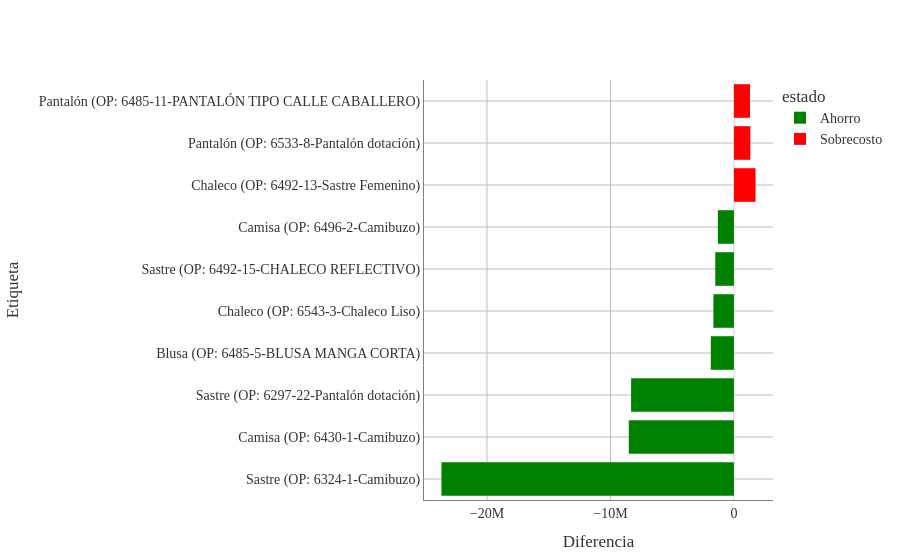

This figure's notebook cell:
### Markdown cell above
### Confección

### Code cell
# Solo creamos la columna de estado para el color del gráfico
df_costos['estado'] = df_costos['Diferencia'].apply(
    lambda x: 'Ahorro' if x < 0 else 'Sobrecosto'
)

df_confeccion = df_costos[df_costos['Proceso Producción'] == 'Confección'].copy()

# Sumamos la diferencia por OP para que solo exista una barra por etiqueta
df_consolidado = df_confeccion.groupby(['Categoría', 'OP Det', 'estado']).agg({
    'Diferencia': 'median'
}).reset_index()

# Ahora sí calculamos el impacto absoluto sobre el total de la OP
df_consolidado['abs_impacto'] = df_consolidado['Diferencia'].abs()

# Top 10 de las OPs con mayor impacto real
top_impacto = df_consolidado.sort_values(by='abs_impacto', ascending=False).head(10)

top_impacto['Etiqueta'] = top_impacto['Categoría'] + " (OP: " + top_impacto['OP Det'].astype(str) + ")"

fig = px.bar(
    top_impacto,
    x='Diferencia',
    y='Etiqueta',
    orientation='h',
    color='estado',
    color_discrete_map={'Ahorro': 'green', 'Sobrecosto': 'red'},
)

# Esto elimina las líneas negras que dividen los segmentos dentro de la barra
fig.update_traces(marker_line_width=0) 
fig.update_layout(
    # 1. Fondo transparente
    paper_bgcolor='rgba(0,0,0,0)',
    plot_bgcolor='rgba(0,0,0,0)',
    
    # 2. Tipografía Times New Roman
    font=dict(
        family="Times New Roman, Times, serif",
        size=14,
        color="#333333" # Color de letra gris muy oscuro (casi negro)
    ),
    
    # Ajuste opcional de márgenes para que la letra no se corte
    margin=dict(t=80, b=50, l=50, r=50)
)

# 3. Líneas de cuadrícula más oscuras
fig.update_xaxes(
    showgrid=True, 
    gridwidth=1, 
    gridcolor='#bdbdbd', # Un gris más marcado (puedes usar 'gray' si lo quieres aún más oscuro)
    linecolor='gray',    # Línea del eje principal en negro
    zeroline=True,        # Mantener la línea del cero...
    zerolinecolor='#d3d3d3', # ...pero usar un gris mucho más suave (LightGrey)
    zerolinewidth=1
)

fig.update_yaxes(
    showgrid=True, 
    gridwidth=1, 
    gridcolor='#bdbdbd', 
    linecolor='gray'
)

fig.show()

### Figure 1 — Plotly figure (JSON) as saved in the notebook; plotly's stock layout.template omitted (floating-point values rounded to 4 significant figures)
{"data": [{"hovertemplate": "estado=Ahorro<br>Diferencia=%{x}<br>Etiqueta=%{y}<extra></extra>", "legendgroup": "Ahorro", "marker": {"color": "green", "line": {"width": 0}, "pattern": {"shape": ""}}, "name": "Ahorro", "orientation": "h", "showlegend": true, "textposition": "auto", "type": "bar", "x": [-23690000.0, -8515000.0, -8328000.0, -1872000.0, -1663000.0, -1511000.0, -1300000.0], "xaxis": "x", "y": ["Sastre (OP: 6324-1-Camibuzo)", "Camisa (OP: 6430-1-Camibuzo)", "Sastre (OP: 6297-22-Pantalón dotación)", "Blusa (OP: 6485-5-BLUSA MANGA CORTA)", "Chaleco (OP: 6543-3-Chaleco Liso)", "Sastre (OP: 6492-15-CHALECO REFLECTIVO)", "Camisa (OP: 6496-2-Camibuzo)"], "yaxis": "y"}, {"hovertemplate": "estado=Sobrecosto<br>Diferencia=%{x}<br>Etiqueta=%{y}<extra></extra>", "legendgroup": "Sobrecosto", "marker": {"color": "red", "line": {"width": 0}, "pattern": {"shape": ""}}, "name": "Sobrecosto", "orientation": "h", "showlegend": true, "textposition": "auto", "type": "bar", "x": [1752000.0, 1332000.0, 1305000.0], "xaxis": "x", "y": ["Chaleco (OP: 6492-13-Sastre Femenino)", "Pantalón (OP: 6533-8-Pantalón dotación)", "Pantalón (OP: 6485-11-PANTALÓN TIPO CALLE CABALLERO)"], "yaxis": "y"}], "layout": {"barmode": "relative", "font": {"color": "#333333", "family": "Times New Roman, Times, serif", "size": 14}, "legend": {"title": {"text": "estado"}, "tracegroupgap": 0}, "margin": {"b": 50, "l": 50, "r": 50, "t": 80}, "paper_bgcolor": "rgba(0,0,0,0)", "plot_bgcolor": "rgba(0,0,0,0)", "xaxis": {"anchor": "y", "domain": [0, 1], "gridcolor": "#bdbdbd", "gridwidth": 1, "linecolor": "gray", "showgrid": true, "title": {"text": "Diferencia"}, "zeroline": true, "zerolinecolor": "#d3d3d3", "zerolinewidth": 1}, "yaxis": {"anchor": "x", "domain": [0, 1], "gridcolor": "#bdbdbd", "gridwidth": 1, "linecolor": "gray", "showgrid": true, "title": {"text": "Etiqueta"}}}}
